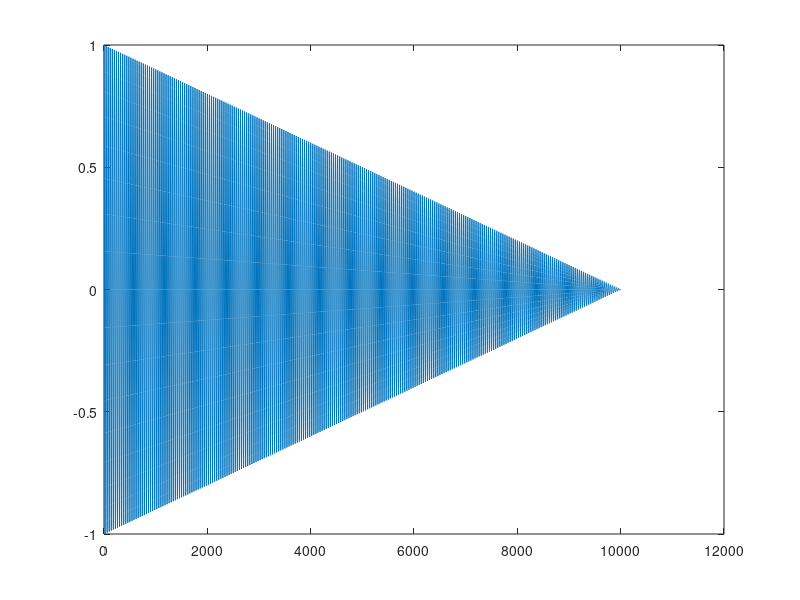

Recreate this plot in MATLAB.


Fs=10000;
endTime=1;
t=0:1/Fs:endTime;
f1=250;

s1=cos(2*pi*f1*t);


stem(s1)

R = xcorr(s1,'biased');
R = R(length(s1):end);
g = R/R(1);

plot(g);